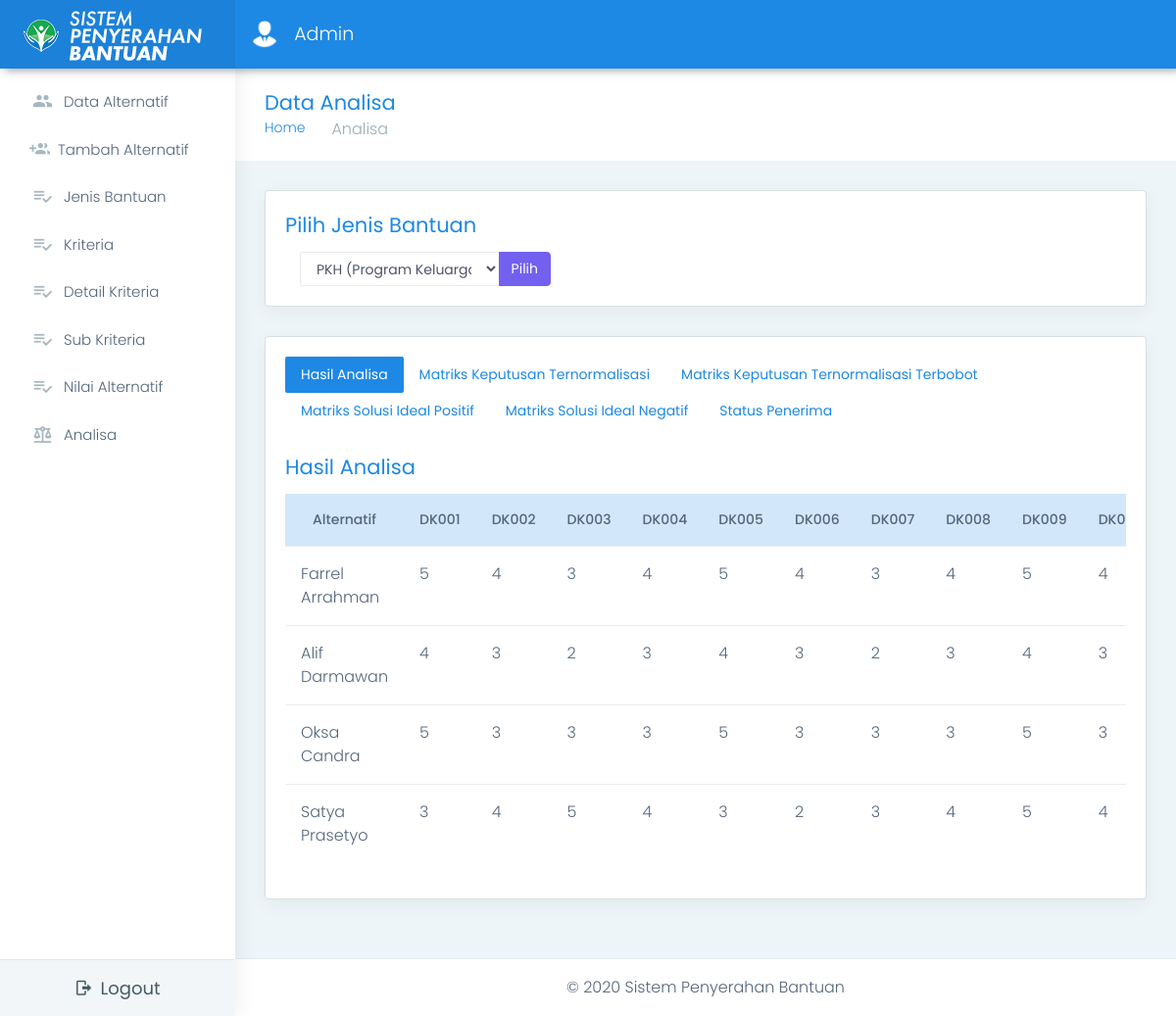
/view/pages-analisa.php?jenis_bantuan=J001 (signed in), run on the app's committed database.
### tables this page shows
CREATE TABLE `datadetailanalisa` (
  `IdDetailAnalisa` varchar(30) NOT NULL,
  `IdAnalisa` varchar(30) NOT NULL,
  `IdDetailKriteria` varchar(30) NOT NULL,
  `Nilai` int(11) NOT NULL
);

### view/pages-analisa.php (the view, shortened to what the rows shown need)
<!DOCTYPE html>
<?php
    include "process/sistem.php";
    $jenis = (@$_GET['jenis_bantuan'] != "") ? $_GET['jenis_bantuan'] : false;
    $sistem = new sistem();
?>
<html dir="ltr" lang="en">
<head>
    <link href="../assets/plugins/chartist-js/dist/chartist.min.css" rel="stylesheet">
    <link href="../assets/plugins/chartist-js/dist/chartist-init.css" rel="stylesheet">
    <link href="../assets/plugins/chartist-plugin-tooltip-master/dist/chartist-plugin-tooltip.css" rel="stylesheet">
    <link href="../assets/plugins/c3-master/c3.min.css" rel="stylesheet">
    <link href="css/style.min.css" rel="stylesheet">
</head>
<body>
    <div id="main-wrapper" data-layout="vertical" data-navbarbg="skin6" data-sidebartype="full" data-sidebar-position="absolute" data-header-position="absolute" data-boxed-layout="full">
        <div class="page-wrapper">
            <div class="container-fluid">
                <div class="row">
                        <?php if(@$_GET['jenis_bantuan']){
                            $data = $sistem->getKriteriaByJenisBantuan($jenis);
                            $alternatif = $sistem->getAlternatifByJenisBantuan($jenis);
                            $nilai = $sistem->getNilaiFromDetailKriteriaByAlternatifInJenisBantuan($jenis);
                        ?>
                        <?php if($alternatif != [] && $nilai != []){
                        ?>
                        <div class="card">
                            <div class="card-body">
                                <div class="tab-content" id="pills-tabContent">
                                    <div class="tab-pane fade show active" id="pills-hasil-analisa" role="tabpanel" aria-labelledby="pills-hasil-analisa">
                                        <div class="table-responsive">
                                            <table class="table user-table">
                                                <thead>
                                                    <tr class="table-info">
                                                        <th class="border-top-0 text-center">Alternatif</th>
                                                        <?php foreach($data['data_subkriteria'] as $key => $value): ?>
                                                        <th class="border-top-0 text-center"><?php echo $key; ?></th>
                                                        <?php endforeach; ?>
                                                    </tr>
                                                </thead>
                                                <tbody>
                                                    <?php foreach($nilai as $idalternatif => $analisa): ?>
                                                    <tr class="user-table">
                                                        <td><?php echo $analisa['nama'] ?></td>
                                                        <?php foreach($analisa['nilai'] as $key => $value): ?>
                                                        <?php foreach($data['data_subkriteria'] as $idsubkriteria => $v): ?>
                                                        <?php if($value['IdDetailKriteria'] == $idsubkriteria){ ?>
                                                        <td>
                                                            <?php echo $value['Nilai']; ?>
                                                        </td>
                                                        <?php } ?>
                                                        <?php endforeach; ?>
                                                        <?php endforeach; ?>
                                                    </tr>
                                                    <?php endforeach; ?>
                                                </tbody>
                                            </table>
                                        </div>
                                    </div>
                                </div>
                            </div>
                        </div>
                        <?php } ?>
                        <?php } ?>
                    </div>
                </div>
            </div>
        </div>
</body>
</html>

### data on the page
datadetailanalisa: Nilai "5"
datadetailanalisa: Nilai "4"
datadetailanalisa: Nilai "3"
datadetailanalisa: Nilai "4"
datadetailanalisa: Nilai "5"
datadetailanalisa: Nilai "4"
datadetailanalisa: Nilai "3"
datadetailanalisa: Nilai "4"
datadetailanalisa: Nilai "5"
datadetailanalisa: Nilai "4"
datadetailanalisa: Nilai "4"
datadetailanalisa: Nilai "3"
datadetailanalisa: Nilai "2"
datadetailanalisa: Nilai "3"
datadetailanalisa: Nilai "4"
datadetailanalisa: Nilai "3"
datadetailanalisa: Nilai "2"
datadetailanalisa: Nilai "3"
datadetailanalisa: Nilai "4"
datadetailanalisa: Nilai "3"
datadetailanalisa: Nilai "5"
datadetailanalisa: Nilai "3"
datadetailanalisa: Nilai "3"
datadetailanalisa: Nilai "3"
datadetailanalisa: Nilai "5"
datadetailanalisa: Nilai "3"
datadetailanalisa: Nilai "3"
datadetailanalisa: Nilai "3"
datadetailanalisa: Nilai "5"
datadetailanalisa: Nilai "3"
datadetailanalisa: Nilai "3"
datadetailanalisa: Nilai "4"
datadetailanalisa: Nilai "5"
datadetailanalisa: Nilai "4"
datadetailanalisa: Nilai "3"
datadetailanalisa: Nilai "2"
datadetailanalisa: Nilai "3"
datadetailanalisa: Nilai "4"
datadetailanalisa: Nilai "5"
datadetailanalisa: Nilai "4"

### other printed values
$login "Admin"
$key "DK001"
$key "DK002"
$key "DK003"
$key "DK004"
$key "DK005"
$key "DK006"
$key "DK007"
$key "DK008"
$key "DK009"
$analisa['nama'] "Farrel Arrahman"
$analisa['nama'] "Alif Darmawan"
$analisa['nama'] "Oksa Candra"
$analisa['nama'] "Satya Prasetyo"
form field jenis_bantuan "PKH (Program Keluarga Harapan)"
